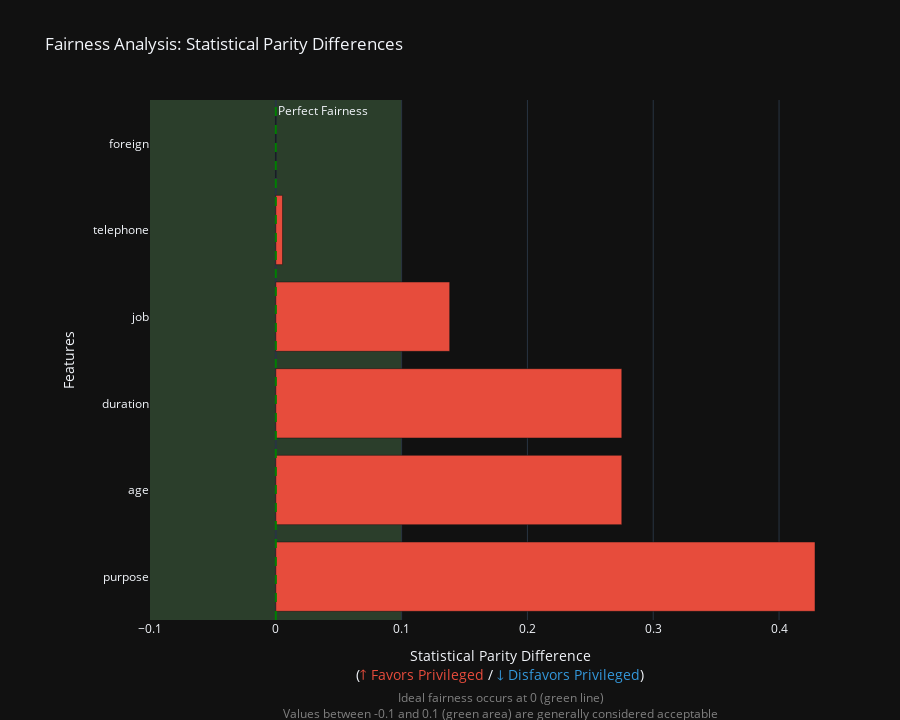

Notebook code cell kept with this figure:
### Code cell
# Group categorical features using startswith
original_features = categorical_columns.value

# Find all one-hot encoded columns matching original features
categorical_cols = [
    col for col in X_test_processed.columns
    if any(col.startswith(f"{feature}_") for feature in original_features)
]

# Create categorical data with original encoded column names
categorical_data = X_test_processed[categorical_cols]

# Collect results from your existing analysis
features, parities = zip(*metrics.get_statistical_parity(
    X_test_processed[numerical_columns.value],
    categorical_data
))

# Create color coding for visualization
colors = ['#E74C3C' if p > 0 else '#3498DB' for p in parities]  # Red for positive, blue for negative

# Create interactive bar chart
fig = go.Figure()

fig.add_trace(go.Bar(
    y=features,
    x=parities,
    orientation='h',
    marker_color=colors,
    hovertemplate="<b>%{y}</b><br>Parity: %{x:.4f}<extra></extra>"
))

# Add fairness target reference lines
fig.add_vline(
    x=0,
    line=dict(color="green", dash="dash", width=2),
    annotation_text="Perfect Fairness",
    annotation_position="top right"
)

# Add threshold area for acceptable range
fig.add_vrect(
    x0=-0.1, x1=0.1,
    fillcolor="lightgreen", opacity=0.2,
    layer="below", line_width=0
)

# Customize layout
fig.update_layout(
    title="Fairness Analysis: Statistical Parity Differences",
    xaxis_title="Statistical Parity Difference<br>(<span style='color:#E74C3C'>↑ Favors Privileged</span> / <span style='color:#3498DB'>↓ Disfavors Privileged</span>)",
    yaxis_title="Features",
    hoverlabel=dict(bgcolor="white", font_size=12),
    height=600 + 20*len(features),  # Dynamic height based on features
    margin=dict(l=150, r=50, b=100),  # Adjust margins for long feature names
    showlegend=False
)

# Add explanatory annotations
fig.add_annotation(
    text="Ideal fairness occurs at 0 (green line)<br>Values between -0.1 and 0.1 (green area) are generally considered acceptable",
    xref="paper", yref="paper",
    x=0.5, y=-0.2, showarrow=False,
    font=dict(color="gray", size=12)
)

fig.show()

### Figure 1 — Plotly figure (JSON) as saved in the notebook; plotly's stock layout.template omitted (floating-point values rounded to 4 significant figures)
{"data": [{"hovertemplate": "<b>%{y}</b><br>Parity: %{x:.4f}<extra></extra>", "marker": {"color": ["#E74C3C", "#E74C3C", "#E74C3C", "#E74C3C", "#E74C3C", "#3498DB"]}, "orientation": "h", "x": [0.4286, 0.275, 0.275, 0.1382, 0.005333, 0.0], "y": ["purpose", "age", "duration", "job", "telephone", "foreign"], "type": "bar"}], "layout": {"shapes": [{"line": {"color": "green", "dash": "dash", "width": 2}, "type": "line", "x0": 0, "x1": 0, "xref": "x", "y0": 0, "y1": 1, "yref": "y domain"}, {"fillcolor": "lightgreen", "layer": "below", "line": {"width": 0}, "opacity": 0.2, "type": "rect", "x0": -0.1, "x1": 0.1, "xref": "x", "y0": 0, "y1": 1, "yref": "y domain"}], "annotations": [{"showarrow": false, "text": "Perfect Fairness", "x": 0, "xanchor": "left", "xref": "x", "y": 1, "yanchor": "top", "yref": "y domain"}, {"font": {"color": "gray", "size": 12}, "showarrow": false, "text": "Ideal fairness occurs at 0 (green line)<br>Values between -0.1 and 0.1 (green area) are generally considered acceptable", "x": 0.5, "xref": "paper", "y": -0.2, "yref": "paper"}], "hoverlabel": {"font": {"size": 12}, "bgcolor": "white"}, "margin": {"l": 150, "r": 50, "b": 100}, "title": {"text": "Fairness Analysis: Statistical Parity Differences"}, "xaxis": {"title": {"text": "Statistical Parity Difference<br>(<span style='color:#E74C3C'>↑ Favors Privileged</span> / <span style='color:#3498DB'>↓ Disfavors Privileged</span>)"}}, "yaxis": {"title": {"text": "Features"}}, "height": 720, "showlegend": false}}
